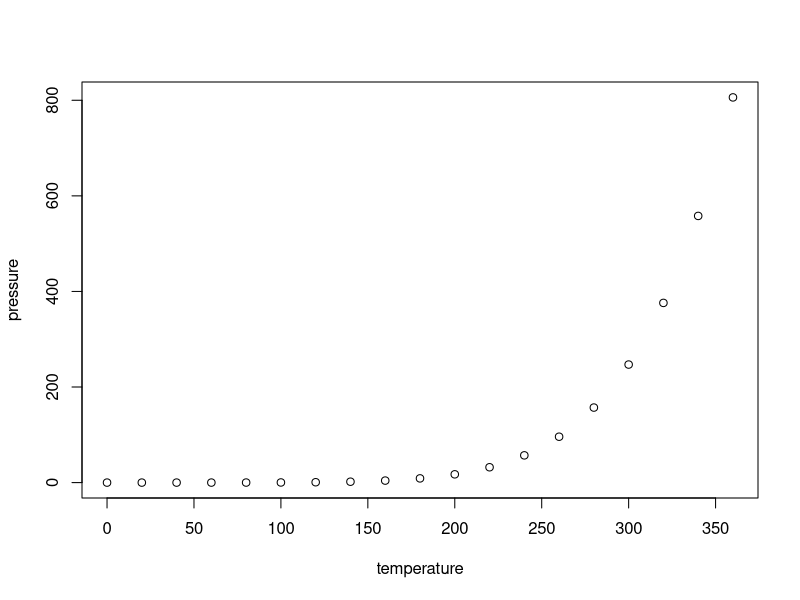
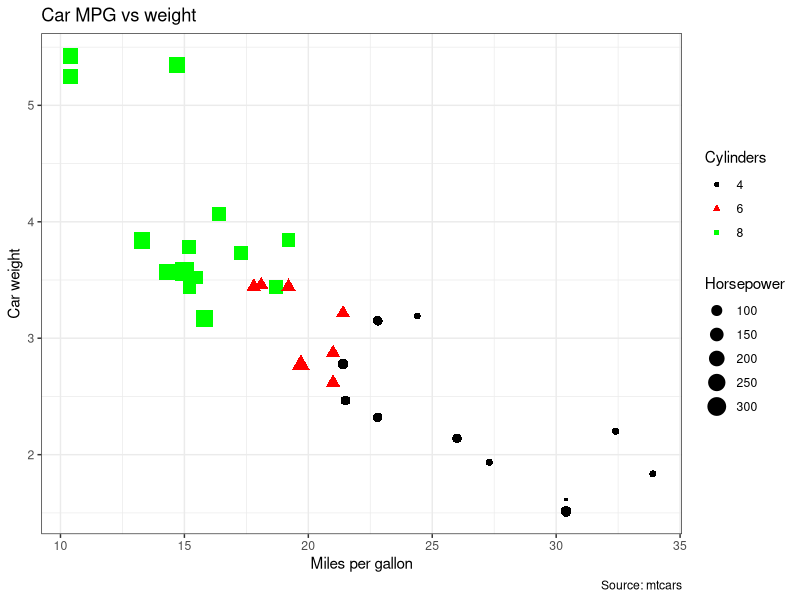

These figures' R source, in order:
## ---- chunk 1
knitr::opts_chunk$set(echo = TRUE)
## ---- chunk 2
summary(cars)
## ---- chunk 3
plot(pressure)
## ---- chunk 4
library(tidyverse)
ggplot(mtcars)+ 
       geom_point(aes(x = mpg, y = wt, 
                      color = factor(cyl),
                      shape = factor(cyl),
                      size = hp))+ 
                      #label = rownames(mtcars), check_overlap = TRUE) +
  theme_bw() +
  scale_color_manual(values = c("black", "red", "green") ) +
  labs(title = "Car MPG vs weight", 
       x = 'Miles per gallon',
       y = 'Car weight',
       shape="Cylinders", size="Horsepower", color = "Cylinders",
       caption = "Source: mtcars")

